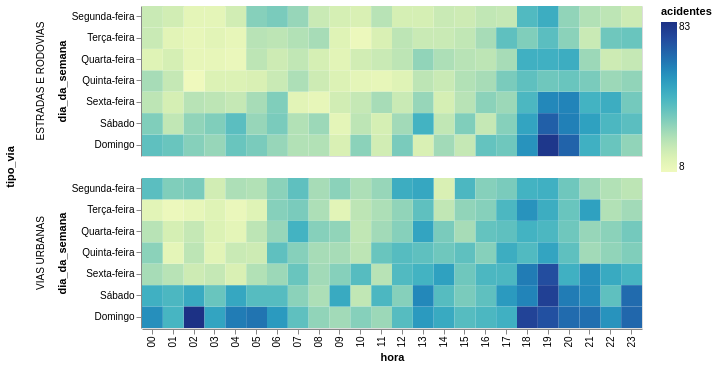

The notebook cell this image was saved under:
### Code cell
sinistros.filter(pl.col('tipo_via') != 'NAO DISPONIVEL') \
    .filter(pl.col('hora').is_not_null()) \
    .filter(pl.col('acidente_fatal') == 'SIM') \
    .group_by('dia_da_semana', 'hora', 'tipo_via').agg(pl.len().alias('acidentes')) \
    .with_columns(pl.col('hora').cast(pl.String).str.zfill(2)) \
    .plot.rect(x='hora', color='acidentes', y=alt.Y(**get_col_order('dia_da_semana')), row='tipo_via') \
    .properties(height=150, width=500)

### Figure 1 — Vega-Lite specification as saved in the notebook (floating-point values rounded to 4 significant figures; data arrays with more than 128 entries replaced by an {"elided": "..."} marker saying what was removed)
{"config": {"view": {"continuousWidth": 300, "continuousHeight": 300}}, "data": {"name": "data-c3761c388d3696767d804686a7600f82"}, "mark": {"type": "rect", "tooltip": true}, "encoding": {"color": {"field": "acidentes", "type": "quantitative"}, "row": {"field": "tipo_via", "type": "nominal"}, "x": {"field": "hora", "type": "nominal"}, "y": {"field": "dia_da_semana", "sort": ["Segunda-feira", "Terça-feira", "Quarta-feira", "Quinta-feira", "Sexta-feira", "Sábado", "Domingo"]}}, "height": 150, "params": [{"name": "param_1e9efca18e7a2868", "select": {"type": "interval", "encodings": ["x", "y"]}, "bind": "scales"}], "width": 500, "$schema": "https://vega.github.io/schema/vega-lite/v6.4.1.json", "datasets": {"data-c3761c388d3696767d804686a7600f82": {"elided": "336 records"}}}
